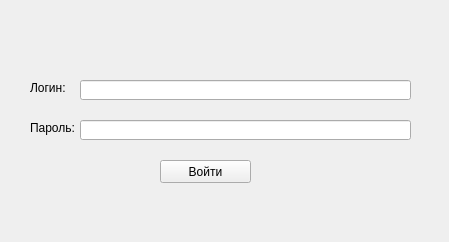
<?xml version="1.0" encoding="UTF-8"?>
<ui version="4.0">
 <class>auth</class>
 <widget class="QMainWindow" name="auth">
  <property name="geometry">
   <rect>
    <x>0</x>
    <y>0</y>
    <width>449</width>
    <height>242</height>
   </rect>
  </property>
  <property name="minimumSize">
   <size>
    <width>449</width>
    <height>242</height>
   </size>
  </property>
  <property name="maximumSize">
   <size>
    <width>449</width>
    <height>242</height>
   </size>
  </property>
  <property name="windowTitle">
   <string>Окно авторизации</string>
  </property>
  <widget class="QWidget" name="centralwidget">
   <widget class="QLabel" name="label">
    <property name="geometry">
     <rect>
      <x>30</x>
      <y>40</y>
      <width>321</width>
      <height>16</height>
     </rect>
    </property>
    <property name="text">
     <string/>
    </property>
   </widget>
   <widget class="QLabel" name="label_2">
    <property name="geometry">
     <rect>
      <x>30</x>
      <y>80</y>
      <width>47</width>
      <height>16</height>
     </rect>
    </property>
    <property name="text">
     <string>Логин:</string>
    </property>
   </widget>
   <widget class="QLabel" name="label_3">
    <property name="geometry">
     <rect>
      <x>30</x>
      <y>120</y>
      <width>47</width>
      <height>16</height>
     </rect>
    </property>
    <property name="text">
     <string>Пароль:</string>
    </property>
   </widget>
   <widget class="QLineEdit" name="lineEdit">
    <property name="geometry">
     <rect>
      <x>80</x>
      <y>80</y>
      <width>331</width>
      <height>20</height>
     </rect>
    </property>
   </widget>
   <widget class="QLineEdit" name="lineEdit_2">
    <property name="geometry">
     <rect>
      <x>80</x>
      <y>120</y>
      <width>331</width>
      <height>20</height>
     </rect>
    </property>
   </widget>
   <widget class="QPushButton" name="pushButton">
    <property name="geometry">
     <rect>
      <x>160</x>
      <y>160</y>
      <width>91</width>
      <height>23</height>
     </rect>
    </property>
    <property name="text">
     <string>Войти</string>
    </property>
   </widget>
  </widget>
 </widget>
 <resources/>
 <connections/>
</ui>
